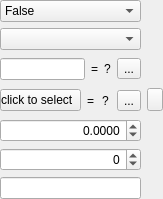
<?xml version="1.0" encoding="UTF-8"?>
<ui version="4.0">
 <class>Form</class>
 <widget class="QWidget" name="Form">
  <property name="geometry">
   <rect>
    <x>0</x>
    <y>0</y>
    <width>163</width>
    <height>199</height>
   </rect>
  </property>
  <property name="windowTitle">
   <string>Form</string>
  </property>
  <layout class="QHBoxLayout" name="horizontalLayout_3">
   <property name="leftMargin">
    <number>0</number>
   </property>
   <property name="topMargin">
    <number>0</number>
   </property>
   <property name="rightMargin">
    <number>0</number>
   </property>
   <property name="bottomMargin">
    <number>0</number>
   </property>
   <item>
    <layout class="QVBoxLayout" name="verticalLayout">
     <item>
      <widget class="QComboBox" name="bool_input">
       <item>
        <property name="text">
         <string>False</string>
        </property>
       </item>
       <item>
        <property name="text">
         <string>True</string>
        </property>
       </item>
      </widget>
     </item>
     <item>
      <widget class="QComboBox" name="enum_input"/>
     </item>
     <item>
      <widget class="QWidget" name="epics_widget" native="true">
       <layout class="QHBoxLayout" name="horizontalLayout">
        <property name="spacing">
         <number>6</number>
        </property>
        <property name="leftMargin">
         <number>0</number>
        </property>
        <property name="topMargin">
         <number>0</number>
        </property>
        <property name="rightMargin">
         <number>0</number>
        </property>
        <property name="bottomMargin">
         <number>0</number>
        </property>
        <item>
         <widget class="QLineEdit" name="epics_input"/>
        </item>
        <item>
         <widget class="QLabel" name="epics_equals">
          <property name="text">
           <string>=</string>
          </property>
         </widget>
        </item>
        <item>
         <widget class="QLabel" name="epics_value_preview">
          <property name="text">
           <string>?</string>
          </property>
         </widget>
        </item>
        <item>
         <widget class="QToolButton" name="epics_refresh">
          <property name="text">
           <string>...</string>
          </property>
         </widget>
        </item>
       </layout>
      </widget>
     </item>
     <item>
      <widget class="QWidget" name="happi_widget" native="true">
       <layout class="QHBoxLayout" name="horizontalLayout_2">
        <property name="leftMargin">
         <number>0</number>
        </property>
        <property name="topMargin">
         <number>0</number>
        </property>
        <property name="rightMargin">
         <number>0</number>
        </property>
        <property name="bottomMargin">
         <number>0</number>
        </property>
        <item>
         <widget class="QPushButton" name="happi_select_component">
          <property name="styleSheet">
           <string notr="true">text-align:left;</string>
          </property>
          <property name="text">
           <string>click to select</string>
          </property>
         </widget>
        </item>
        <item>
         <widget class="QLabel" name="happi_equals">
          <property name="text">
           <string>=</string>
          </property>
         </widget>
        </item>
        <item>
         <widget class="QLabel" name="happi_value_preview">
          <property name="text">
           <string>?</string>
          </property>
         </widget>
        </item>
        <item>
         <widget class="QToolButton" name="happi_refresh">
          <property name="text">
           <string>...</string>
          </property>
         </widget>
        </item>
       </layout>
      </widget>
     </item>
     <item>
      <widget class="QDoubleSpinBox" name="float_input">
       <property name="sizePolicy">
        <sizepolicy hsizetype="Expanding" vsizetype="Fixed">
         <horstretch>0</horstretch>
         <verstretch>0</verstretch>
        </sizepolicy>
       </property>
       <property name="alignment">
        <set>Qt::AlignRight|Qt::AlignTrailing|Qt::AlignVCenter</set>
       </property>
       <property name="decimals">
        <number>4</number>
       </property>
       <property name="minimum">
        <double>-2147483647.000000000000000</double>
       </property>
       <property name="maximum">
        <double>2147483647.000000000000000</double>
       </property>
      </widget>
     </item>
     <item>
      <widget class="QSpinBox" name="int_input">
       <property name="alignment">
        <set>Qt::AlignRight|Qt::AlignTrailing|Qt::AlignVCenter</set>
       </property>
       <property name="minimum">
        <number>-2147483647</number>
       </property>
       <property name="maximum">
        <number>2147483647</number>
       </property>
      </widget>
     </item>
     <item>
      <widget class="QLineEdit" name="str_input"/>
     </item>
    </layout>
   </item>
   <item>
    <widget class="QToolButton" name="select_mode_button">
     <property name="text">
      <string/>
     </property>
     <property name="iconSize">
      <size>
       <width>8</width>
       <height>16</height>
      </size>
     </property>
    </widget>
   </item>
  </layout>
 </widget>
 <resources/>
 <connections/>
</ui>
